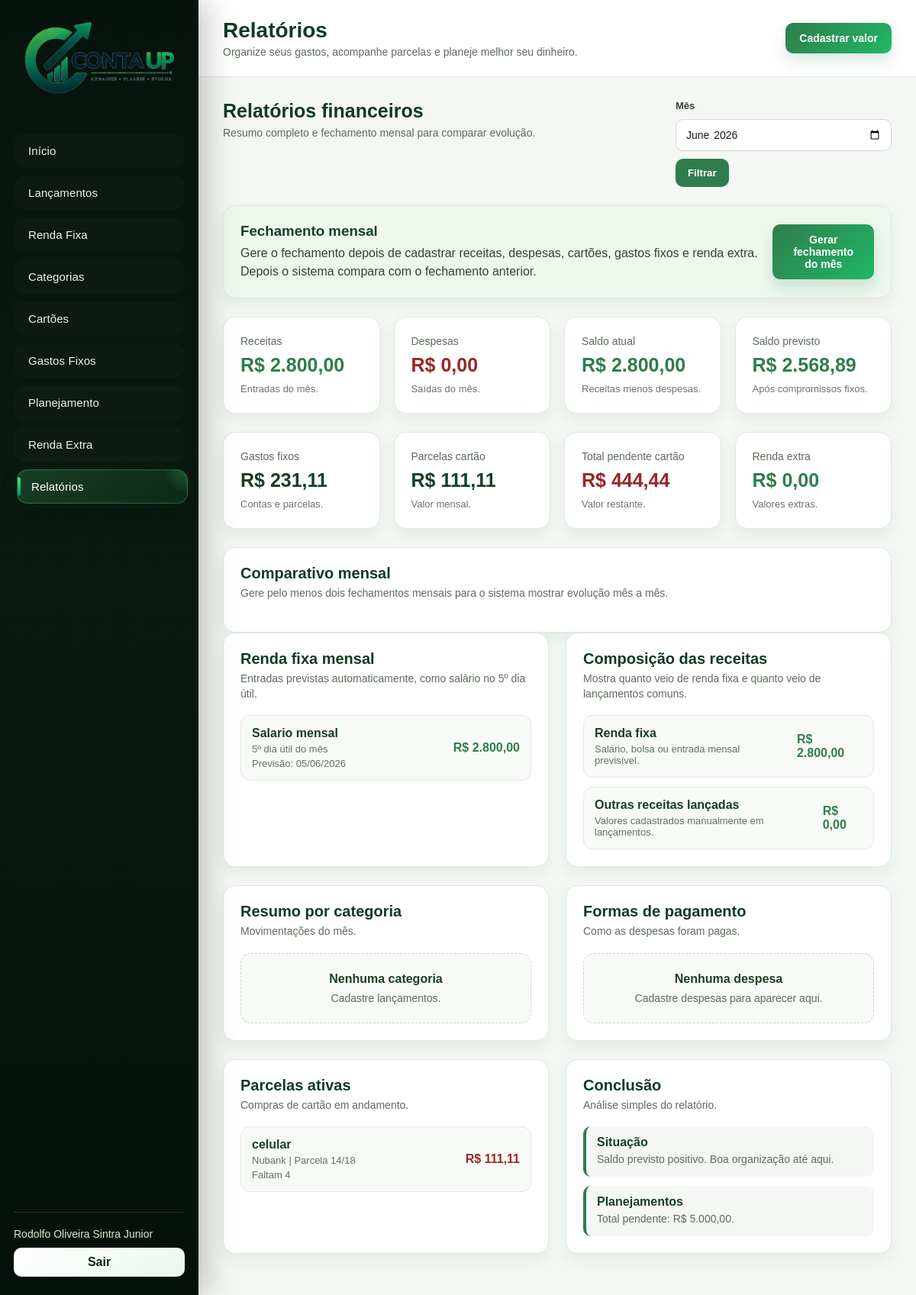
/relatorios (signed in), run on the app's committed database.
### tables this page shows
CREATE TABLE rendas_fixas (
            id INTEGER PRIMARY KEY AUTOINCREMENT,
            usuario_id INTEGER NOT NULL,
            descricao TEXT NOT NULL,
            valor REAL NOT NULL,
            tipo_recebimento TEXT NOT NULL CHECK(tipo_recebimento IN ('dia_mes', 'dia_util')),
            dia_recebimento INTEGER NOT NULL,
            categoria_id INTEGER,
            ativo INTEGER DEFAULT 1,
            FOREIGN KEY (usuario_id) REFERENCES usuarios(id) ON DELETE CASCADE,
            FOREIGN KEY (categoria_id) REFERENCES categorias(id) ON DELETE SET NULL
        );

CREATE TABLE compras_cartao (
            id INTEGER PRIMARY KEY AUTOINCREMENT,
            usuario_id INTEGER NOT NULL,
            cartao_id INTEGER NOT NULL,
            descricao TEXT NOT NULL,
            valor_total REAL NOT NULL,
            data_compra TEXT NOT NULL,
            parcelas_total INTEGER NOT NULL,
            categoria_id INTEGER,
            subcategoria_id INTEGER,
            ativo INTEGER DEFAULT 1,
            FOREIGN KEY (usuario_id) REFERENCES usuarios(id) ON DELETE CASCADE,
            FOREIGN KEY (cartao_id) REFERENCES cartoes(id) ON DELETE CASCADE,
            FOREIGN KEY (categoria_id) REFERENCES categorias(id) ON DELETE SET NULL,
            FOREIGN KEY (subcategoria_id) REFERENCES subcategorias(id) ON DELETE SET NULL
        );

CREATE TABLE cartoes (
            id INTEGER PRIMARY KEY AUTOINCREMENT,
            usuario_id INTEGER NOT NULL,
            nome TEXT NOT NULL,
            banco TEXT,
            limite_total REAL DEFAULT 0,
            dia_fechamento INTEGER,
            dia_vencimento INTEGER,
            ativo INTEGER DEFAULT 1,
            FOREIGN KEY (usuario_id) REFERENCES usuarios(id) ON DELETE CASCADE
        );

### rotas/relatorios.py (the view)
@relatorios_bp.route('/relatorios')
@login_obrigatorio
def relatorios():
    usuario_id = session.get('usuario_id')
    mes = request.args.get('mes', mes_atual())
    dados = buscar_dados_relatorio(usuario_id, mes)
    return render_template('relatorios.html', **dados)

### templates/relatorios.html (shortened to what this page needs)
{% extends 'base.html' %}
{% block pagina %}Relatórios{% endblock %}
{% block conteudo %}
<section class='page-header'><div><h2>Relatórios financeiros</h2><p>Resumo completo e fechamento mensal para comparar evolução.</p></div><form class='filtro-mes' method='GET' action='{{ url_for('relatorios.relatorios') }}'><label>Mês</label><input type='month' name='mes' value='{{ mes }}'><button type='submit'>Filtrar</button></form></section>
<section class='card dica-card'><div><h3>Fechamento mensal</h3><p>Gere o fechamento depois de cadastrar receitas, despesas, cartões, gastos fixos e renda extra. Depois o sistema compara com o fechamento anterior.</p></div><form method='POST' action='{{ url_for('relatorios.gerar_relatorio_mensal') }}'><input type='hidden' name='mes' value='{{ mes }}'><button class='btn-primary' type='submit'>Gerar fechamento do mês</button></form></section>
<section class='cards-grid'><article class='card resumo-card'><span>Receitas</span><strong class='valor receita'>{{ formatar_moeda(total_receitas) }}</strong><p>Entradas do mês.</p></article><article class='card resumo-card'><span>Despesas</span><strong class='valor despesa'>{{ formatar_moeda(total_despesas) }}</strong><p>Saídas do mês.</p></article><article class='card resumo-card'><span>Saldo atual</span><strong class='valor {% if saldo >= 0 %}receita{% else %}despesa{% endif %}'>{{ formatar_moeda(saldo) }}</strong><p>Receitas menos despesas.</p></article><article class='card resumo-card'><span>Saldo previsto</span><strong class='valor {% if saldo_previsto >= 0 %}receita{% else %}despesa{% endif %}'>{{ formatar_moeda(saldo_previsto) }}</strong><p>Após compromissos fixos.</p></article></section>
<section class='cards-grid'><article class='card resumo-card'><span>Gastos fixos</span><strong>{{ formatar_moeda(total_gastos_fixos) }}</strong><p>Contas e parcelas.</p></article><article class='card resumo-card'><span>Parcelas cartão</span><strong>{{ formatar_moeda(total_parcelas_cartao) }}</strong><p>Valor mensal.</p></article><article class='card resumo-card'><span>Total pendente cartão</span><strong class='valor despesa'>{{ formatar_moeda(total_pendente_cartao) }}</strong><p>Valor restante.</p></article><article class='card resumo-card'><span>Renda extra</span><strong class='valor receita'>{{ formatar_moeda(total_renda_extra) }}</strong><p>Valores extras.</p></article></section>
{% if fechamento_anterior %}<section class='card'><div class='card-title'><h3>Comparativo com fechamento anterior</h3><p>Compara o mês atual com {{ fechamento_anterior.mes }}.</p></div><div class='lista-dicas'><div><strong>Saldo</strong>{% if saldo > fechamento_anterior.saldo %}<span>Melhorou em relação ao mês anterior.</span>{% elif saldo < fechamento_anterior.saldo %}<span>Piorou em relação ao mês anterior.</span>{% else %}<span>Ficou igual ao mês anterior.</span>{% endif %}</div><div><strong>Despesas</strong>{% if total_despesas < fechamento_anterior.total_despesas %}<span>Você gastou menos do que no fechamento anterior.</span>{% elif total_despesas > fechamento_anterior.total_despesas %}<span>Você gastou mais do que no fechamento anterior.</span>{% else %}<span>As despesas ficaram iguais.</span>{% endif %}</div><div><strong>Renda extra</strong>{% if total_renda_extra > fechamento_anterior.total_renda_extra %}<span>Sua renda extra aumentou.</span>{% elif total_renda_extra < fechamento_anterior.total_renda_extra %}<span>Sua renda extra diminuiu.</span>{% else %}<span>Sua renda extra ficou igual.</span>{% endif %}</div></div></section>{% else %}<section class='card'><div class='card-title'><h3>Comparativo mensal</h3><p>Gere pelo menos dois fechamentos mensais para o sistema mostrar evolução mês a mês.</p></div></section>{% endif %}
<section class='dashboard-grid'>
    <article class='card'>
        <div class='card-title'>
            <h3>Renda fixa mensal</h3>
            <p>Entradas previstas automaticamente, como salário no 5º dia útil.</p>
        </div>
        {% if rendas_fixas_mes %}
            <div class='lista-resumo'>
                {% for renda in rendas_fixas_mes %}
                    <div class='linha-resumo'>
                        <div>
                            <strong>{{ renda.descricao }}</strong>
                            <span>{{ renda.texto_recebimento }}</span>
                            <small>Previsão: {{ renda.data_prevista_formatada }}</small>
                        </div>
                        <b class='valor-tabela receita'>{{ formatar_moeda(renda.valor) }}</b>
                    </div>
                {% endfor %}
            </div>
        {% else %}
            <div class='empty-state'>
                <strong>Nenhuma renda fixa cadastrada</strong>
                <p>Cadastre salário ou bolsa em Renda Fixa para melhorar o relatório.</p>
            </div>
        {% endif %}
    </article>
    <article class='card'>
        <div class='card-title'>
            <h3>Composição das receitas</h3>
            <p>Mostra quanto veio de renda fixa e quanto veio de lançamentos comuns.</p>
        </div>
        <div class='lista-resumo'>
            <div class='linha-resumo'>
                <div>
                    <strong>Renda fixa</strong>
                    <span>Salário, bolsa ou entrada mensal previsível.</span>
                </div>
                <b class='valor-tabela receita'>{{ formatar_moeda(total_renda_fixa) }}</b>
            </div>
            <div class='linha-resumo'>
                <div>
                    <strong>Outras receitas lançadas</strong>
                    <span>Valores cadastrados manualmente em lançamentos.</span>
                </div>
                <b class='valor-tabela receita'>{{ formatar_moeda(total_receitas_lancamentos) }}</b>
            </div>
        </div>
    </article>
</section>
<section class='dashboard-grid'><article class='card'><div class='card-title'><h3>Resumo por categoria</h3><p>Movimentações do mês.</p></div>{% if resumo_categorias %}<div class='lista-resumo'>{% for item in resumo_categorias %}<div class='linha-resumo'><div><strong>{{ item.categoria }}</strong><span class='tipo {{ item.tipo }}'>{{ item.tipo }}</span></div><b class='valor-tabela {{ item.tipo }}'>{{ formatar_moeda(item.total) }}</b></div>{% endfor %}</div>{% else %}<div class='empty-state'><strong>Nenhuma categoria</strong><p>Cadastre lançamentos.</p></div>{% endif %}</article><article class='card'><div class='card-title'><h3>Formas de pagamento</h3><p>Como as despesas foram pagas.</p></div>{% if resumo_pagamentos %}<div class='lista-resumo'>{% for item in resumo_pagamentos %}<div class='linha-resumo'><div><strong>{{ item.forma_pagamento or 'Não informado' }}</strong><span>Despesa do mês</span></div><b class='valor-tabela despesa'>{{ formatar_moeda(item.total) }}</b></div>{% endfor %}</div>{% else %}<div class='empty-state'><strong>Nenhuma despesa</strong><p>Cadastre despesas para aparecer aqui.</p></div>{% endif %}</article></section>
<section class='dashboard-grid'><article class='card'><div class='card-title'><h3>Parcelas ativas</h3><p>Compras de cartão em andamento.</p></div>{% if resumo_cartoes %}<div class='lista-resumo'>{% for compra in resumo_cartoes %}<div class='linha-resumo'><div><strong>{{ compra.descricao }}</strong><span>{{ compra.cartao }} | Parcela {{ compra.parcela_atual }}/{{ compra.parcelas_total }}</span><small>Faltam {{ compra.parcelas_pendentes }}</small></div><b class='valor-tabela despesa'>{{ formatar_moeda(compra.valor_parcela) }}</b></div>{% endfor %}</div>{% else %}<div class='empty-state'><strong>Nenhuma parcela ativa</strong><p>Cadastre dívidas nos cartões.</p></div>{% endif %}</article><article class='card'><div class='card-title'><h3>Conclusão</h3><p>Análise simples do relatório.</p></div><div class='lista-dicas'><div><strong>Situação</strong>{% if saldo_previsto < 0 %}<span>Saldo previsto negativo. Revise despesas e parcelas.</span>{% elif saldo_previsto <= 200 %}<span>Saldo positivo, mas apertado. Evite novas compras.</span>{% else %}<span>Saldo previsto positivo. Boa organização até aqui.</span>{% endif %}</div><div><strong>Planejamentos</strong><span>Total pendente: {{ formatar_moeda(total_planejado) }}.</span></div></div></article></section>
{% endblock %}

### data on the page
rendas_fixas: descricao "Salario mensal", texto_recebimento "5º dia útil do mês", data_prevista_formatada "05/06/2026", valor "R$ 2.800,00"
compras_cartao: descricao "celular", cartao "Nubank", parcela_atual "14", parcelas_total "18", parcelas_pendentes "4", valor_parcela "R$ 111,11"

### other printed values
{{ session.get('usuario_nome') }} "Rodolfo Oliveira Sintra Junior"
